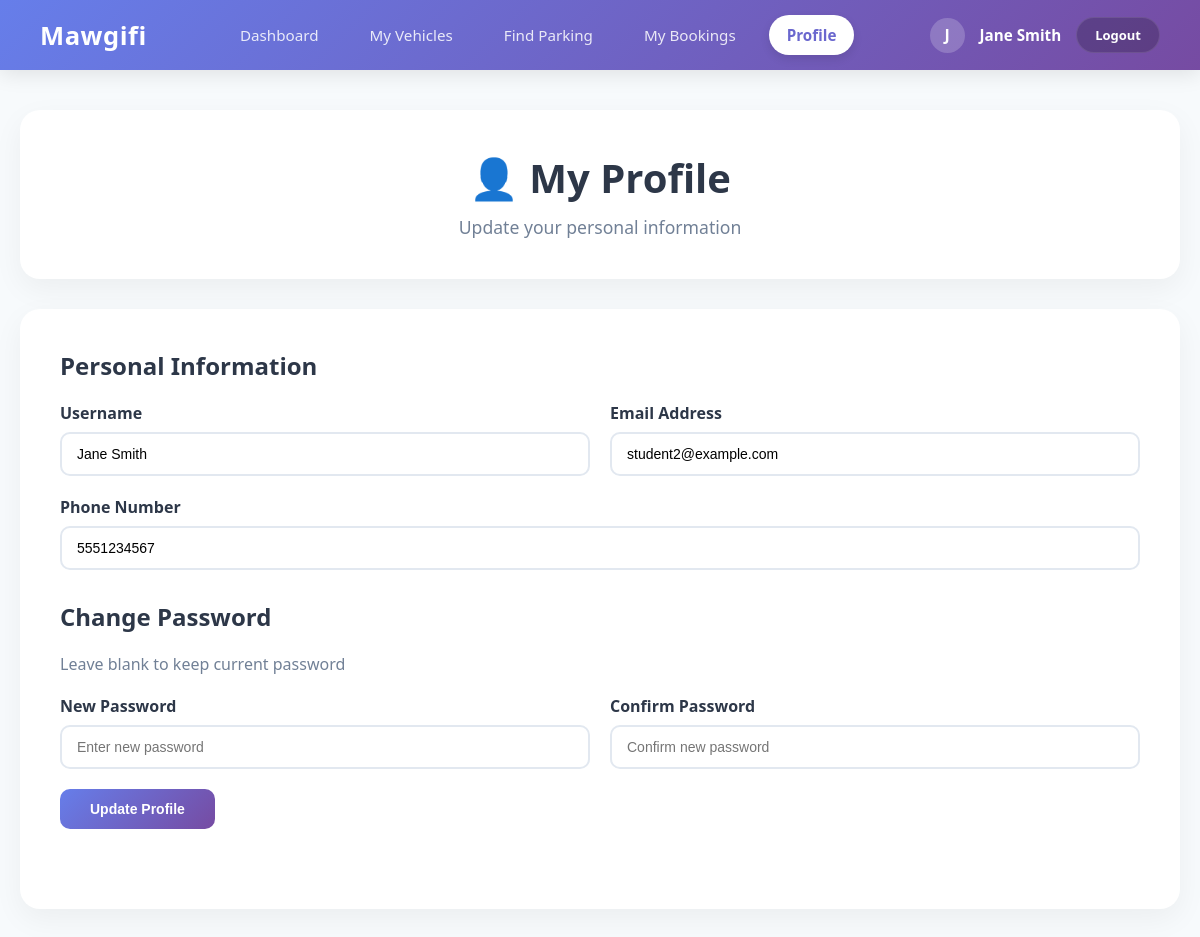
The page /Moudel1/Student.php?view=profile (signed in) on the database its author committed.
### tables this page shows
CREATE TABLE `User` (
    user_id INT AUTO_INCREMENT PRIMARY KEY,
    UserName VARCHAR(100) NOT NULL,
    Email VARCHAR(150) NOT NULL,
    PhoneNumber VARCHAR(20),
    UserType ENUM('admin', 'user', 'staff') DEFAULT 'user',
    created_at TIMESTAMP DEFAULT CURRENT_TIMESTAMP,
    updated_at TIMESTAMP DEFAULT CURRENT_TIMESTAMP ON UPDATE CURRENT_TIMESTAMP,
    password VARCHAR(255) NOT NULL,
    Address TEXT
);

### Moudel1/Student.php (the view, shortened to what this page needs)
<?php
$user_id = $_SESSION['user_id'];
$username = $_SESSION['username'] ?? 'User';
$current_view = isset($_GET['view']) ? $_GET['view'] : 'dashboard';
$conn = getDBConnection();
$stmt = $conn->prepare("SELECT UserName, Email, PhoneNumber FROM User WHERE user_id = ?");
$stmt->bind_param("i", $user_id);
$stmt->execute();
$result = $stmt->get_result();
$user_data = $result->fetch_assoc();
$vehicles = [];
$stmt = $conn->prepare("SELECT vehicle_id, vehicle_type, vehicle_model, license_plate, created_at, approved_by, Approved_date, status FROM Vehicle WHERE user_id = ? ORDER BY created_at DESC");
$stmt->bind_param("i", $user_id);
$stmt->execute();
$result = $stmt->get_result();
while ($row = $result->fetch_assoc()) {
    $vehicles[] = $row;
}
?>
<!DOCTYPE html>
<html lang="en">
<head>
    <link rel="stylesheet" href="Student.css">
</head>
<body>
    <nav class="navbar">
        <div class="brand">Mawgifi</div>
        <div class="nav-links">
            <a href="Student.php?view=dashboard" <?php echo $current_view === 'dashboard' ? 'class="active"' : ''; ?>>Dashboard</a>
            <a href="Student.php?view=vehicles" <?php echo $current_view === 'vehicles' ? 'class="active"' : ''; ?>>My Vehicles</a>
            <a href="../modules/parking/index.php">Find Parking</a>
            <a href="../modules/booking/index.php">My Bookings</a>
            <a href="Student.php?view=profile" <?php echo $current_view === 'profile' ? 'class="active"' : ''; ?>>Profile</a>
        </div>
        <div class="user-profile">
            <div class="avatar-circle"><?php echo strtoupper(substr($username, 0, 1)); ?></div>
            <span class="user-name"><?php echo htmlspecialchars($username); ?></span>
            <a href="../logout.php" class="logout-btn">Logout</a>
        </div>
    </nav>
    <div class="container">
        <?php if ($current_view === 'dashboard'): ?>
        <div class="dashboard-welcome">
            <h2>Welcome Back, <?php echo htmlspecialchars($username); ?>!</h2>
            <p>Manage your parking experience with Mawgifi</p>
        </div>
        <div class="modules-grid">
            <a href="Student.php?view=vehicles" class="module-card m1">
                <div class="module-icon">🚗</div>
                <h3>My Vehicles</h3>
                <p>Register and manage your vehicles for parking access.</p>
            </a>
            <a href="../modules/parking/index.php" class="module-card m2">
                <div class="module-icon">🅿️</div>
                <h3>Find Parking</h3>
                <p>Search for available parking spaces near you.</p>
            </a>
            <a href="../modules/booking/index.php" class="module-card m3">
                <div class="module-icon">📅</div>
                <h3>My Bookings</h3>
                <p>View and manage your parking reservations.</p>
            </a>
        </div>
        <div class="stats-section">
            <div class="stat-card">
                <div class="stat-number"><?php echo count($vehicles); ?></div>
                <div class="stat-label">Registered Vehicles</div>
            </div>
            <div class="stat-card">
                <div class="stat-number"><?php
                    $approved = 0;
                    foreach ($vehicles as $v) {
                        if ($v['status'] === 'approved') $approved++;
                    }
                    echo $approved;
                ?></div>
                <div class="stat-label">Approved Vehicles</div>
            </div>
            <div class="stat-card">
                <div class="stat-number"><?php
                    $pending = 0;
                    foreach ($vehicles as $v) {
                        if ($v['status'] === 'pending') $pending++;
                    }
                    echo $pending;
                ?></div>
                <div class="stat-label">Pending Approval</div>
            </div>
        </div>
        <?php elseif ($current_view === 'profile'): ?>
        <div class="module-header">
            <h1>👤 My Profile</h1>
            <p>Update your personal information</p>
        </div>
        <div class="content-area">
            <div class="form-section">
                <h2>Personal Information</h2>
                <form method="POST" action="">
                    <div class="form-row">
                        <div class="form-group">
                            <label for="username">Username</label>
                            <input type="text" id="username" name="username" value="<?php echo htmlspecialchars($user_data['UserName'] ?? ''); ?>" required>
                        </div>
                        <div class="form-group">
                            <label for="email">Email Address</label>
                            <input type="email" id="email" name="email" value="<?php echo htmlspecialchars($user_data['Email'] ?? ''); ?>" required>
                        </div>
                    </div>
                    <div class="form-row">
                        <div class="form-group">
                            <label for="phone">Phone Number</label>
                            <input type="text" id="phone" name="phone" value="<?php echo htmlspecialchars($user_data['PhoneNumber'] ?? ''); ?>" placeholder="Enter phone number">
                        </div>
                    </div>
                    <h2 style="margin-top: 30px;">Change Password</h2>
                    <p style="color: var(--text-light); margin-bottom: 20px;">Leave blank to keep current password</p>
                    <div class="form-row">
                        <div class="form-group">
                            <label for="password">New Password</label>
                            <input type="password" id="password" name="password" placeholder="Enter new password">
                        </div>
                        <div class="form-group">
                            <label for="confirm_password">Confirm Password</label>
                            <input type="password" id="confirm_password" name="confirm_password" placeholder="Confirm new password">
                        </div>
                    </div>
                    <button type="submit" name="update_profile" class="btn">Update Profile</button>
                </form>
            </div>
        </div>
        <?php endif; ?>
    </div>
</body>
</html>

### Moudel1/Student.css (style rules this page uses)
:root { --primary-grad: linear-gradient(135deg, #667eea 0%, #764ba2 100%); --text-dark: #2d3748; --text-light: #718096; --bg-light: #f7fafc; }
* { margin: 0; padding: 0; box-sizing: border-box; }
body { font-family: 'Segoe UI', system-ui, sans-serif; background: var(--bg-light); color: var(--text-dark); }
.navbar { background: var(--primary-grad); color: white; padding: 15px 40px; display: flex; justify-content: space-between; align-items: center; box-shadow: 0 4px 20px rgba(0, 0, 0, 0.1); }
.navbar .brand { font-size: 1.6rem; font-weight: 800; letter-spacing: 0.5px; }
.nav-links { display: flex; gap: 15px; }
.nav-links a { color: rgba(255, 255, 255, 0.85); text-decoration: none; font-weight: 500; padding: 10px 18px; border-radius: 50px; transition: all 0.3s ease; font-size: 0.95rem; }
.nav-links a.active { background: white; color: #6a67ce; font-weight: 700; box-shadow: 0 4px 10px rgba(0, 0, 0, 0.1); }
.user-profile { display: flex; align-items: center; gap: 15px; }
.user-name { font-weight: 600; font-size: 0.95rem; }
.avatar-circle { width: 35px; height: 35px; background: rgba(255, 255, 255, 0.2); border-radius: 50%; display: flex; align-items: center; justify-content: center; font-weight: bold; }
.logout-btn { background: rgba(0, 0, 0, 0.2); color: white; border: 1px solid rgba(255, 255, 255, 0.1); padding: 8px 18px; border-radius: 20px; cursor: pointer; text-decoration: none; font-size: 13px; font-weight: 600; transition: all 0.3s; }
.container { max-width: 1200px; margin: 40px auto; padding: 0 20px; }
.module-header { background: white; padding: 40px; border-radius: 20px; box-shadow: 0 10px 30px rgba(0, 0, 0, 0.05); text-align: center; }
.module-header h1 { font-size: 2.5rem; margin-bottom: 10px; color: var(--text-dark); }
.module-header p { color: var(--text-light); font-size: 1.1rem; }
.content-area { margin-top: 30px; background: white; padding: 40px; border-radius: 20px; box-shadow: 0 10px 30px rgba(0, 0, 0, 0.05); }
.form-section { margin-bottom: 40px; }
.form-section h2 { font-size: 1.5rem; margin-bottom: 20px; color: var(--text-dark); }
.form-row { display: grid; grid-template-columns: repeat(auto-fit, minmax(200px, 1fr)); gap: 20px; margin-bottom: 20px; }
.form-group { display: flex; flex-direction: column; }
.form-group label { font-weight: 600; margin-bottom: 8px; color: var(--text-dark); }
.form-group input, .form-group select { padding: 12px 15px; border: 2px solid #e2e8f0; border-radius: 10px; font-size: 14px; transition: all 0.3s; }
.btn { padding: 12px 30px; background: var(--primary-grad); color: white; border: none; border-radius: 10px; font-size: 14px; font-weight: 600; cursor: pointer; transition: all 0.3s; }

### rows shown on the page
user: username "Jane Smith", email "student2@example.com", phone "5551234567"

### other values the page prints
substr($username, 0, 1) "J"
$username "Jane Smith"
